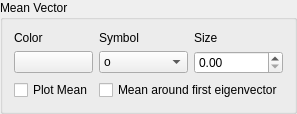
          <widget class="QGroupBox" name="groupBox_4">
           <property name="title">
            <string>Mean Vector</string>
           </property>
           <layout class="QHBoxLayout" name="horizontalLayout_4">
            <item>
             <layout class="QGridLayout" name="gridLayout_4">
              <item row="0" column="1">
               <widget class="QLabel" name="label_13">
                <property name="text">
                 <string>Symbol</string>
                </property>
               </widget>
              </item>
              <item row="0" column="0">
               <widget class="QLabel" name="label_15">
                <property name="text">
                 <string>Color</string>
                </property>
               </widget>
              </item>
              <item row="0" column="2">
               <widget class="QLabel" name="label_14">
                <property name="text">
                 <string>Size</string>
                </property>
               </widget>
              </item>
              <item row="1" column="1">
               <widget class="QComboBox" name="prop_meanpoint_marker">
                <item>
                 <property name="text">
                  <string extracomment="(circle)">o</string>
                 </property>
                </item>
                <item>
                 <property name="text">
                  <string>^</string>
                 </property>
                </item>
                <item>
                 <property name="text">
                  <string>v</string>
                 </property>
                </item>
                <item>
                 <property name="text">
                  <string>&lt;</string>
                 </property>
                </item>
                <item>
                 <property name="text">
                  <string>&gt;</string>
                 </property>
                </item>
                <item>
                 <property name="text">
                  <string>s</string>
                 </property>
                </item>
                <item>
                 <property name="text">
                  <string>+</string>
                 </property>
                </item>
                <item>
                 <property name="text">
                  <string>x</string>
                 </property>
                </item>
                <item>
                 <property name="text">
                  <string>D</string>
                 </property>
                </item>
                <item>
                 <property name="text">
                  <string>d</string>
                 </property>
                </item>
                <item>
                 <property name="text">
                  <string>h</string>
                 </property>
                </item>
                <item>
                 <property name="text">
                  <string>H</string>
                 </property>
                </item>
                <item>
                 <property name="text">
                  <string>p</string>
                 </property>
                </item>
                <item>
                 <property name="text">
                  <string>|</string>
                 </property>
                </item>
                <item>
                 <property name="text">
                  <string>_</string>
                 </property>
                </item>
                <item>
                 <property name="text">
                  <string>*</string>
                 </property>
                </item>
                <item>
                 <property name="text">
                  <string>1</string>
                 </property>
                </item>
                <item>
                 <property name="text">
                  <string>2</string>
                 </property>
                </item>
                <item>
                 <property name="text">
                  <string>3</string>
                 </property>
                </item>
                <item>
                 <property name="text">
                  <string>4</string>
                 </property>
                </item>
               </widget>
              </item>
              <item row="1" column="2">
               <widget class="QDoubleSpinBox" name="prop_meanpoint_ms"/>
              </item>
              <item row="1" column="0">
               <widget class="QPushButton" name="prop_color_meanpoint_c">
                <property name="text">
                 <string/>
                </property>
               </widget>
              </item>
              <item row="2" column="0">
               <widget class="QCheckBox" name="prop_check_meanpoint">
                <property name="text">
                 <string>Plot Mean</string>
                </property>
               </widget>
              </item>
              <item row="2" column="1" colspan="2">
               <widget class="QCheckBox" name="prop_check_meanpointeiv">
                <property name="text">
                 <string>Mean around first eigenvector</string>
                </property>
               </widget>
              </item>
             </layout>
            </item>
           </layout>
          </widget>
